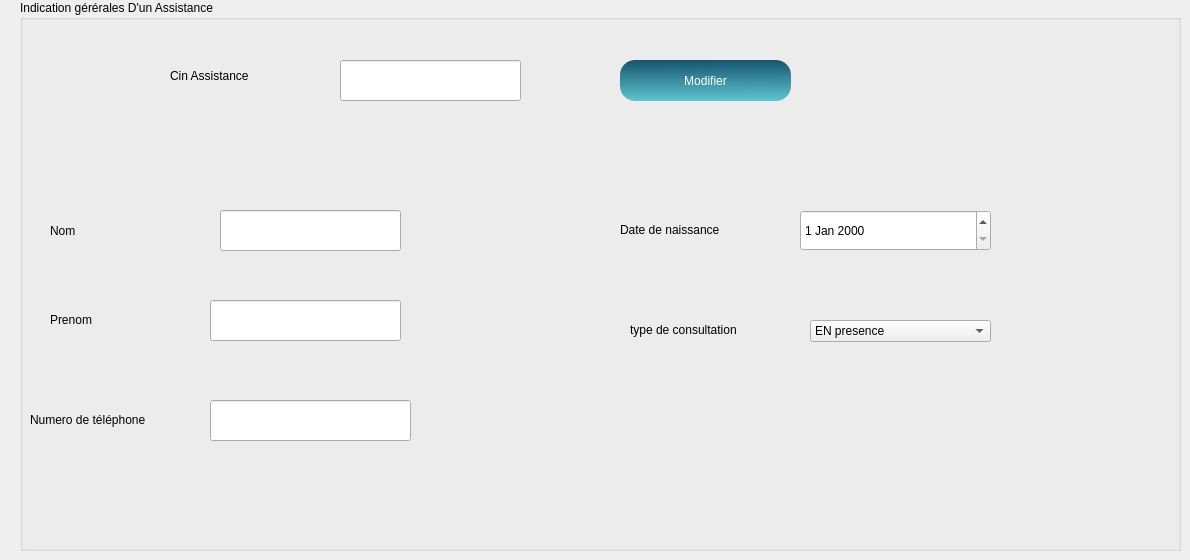
          <widget class="QWidget" name="tab_40">
           <attribute name="icon">
            <iconset resource="resource.qrc">
             <normaloff>:/image/img/edit.png</normaloff>:/image/img/edit.png</iconset>
           </attribute>
           <attribute name="title">
            <string>Modifier Un Assistance</string>
           </attribute>
           <widget class="QGroupBox" name="groupBox_48">
            <property name="geometry">
             <rect>
              <x>20</x>
              <y>0</y>
              <width>1161</width>
              <height>551</height>
             </rect>
            </property>
            <property name="title">
             <string>Indication gérérales D'un Assistance</string>
            </property>
            <widget class="QLabel" name="label_101">
             <property name="geometry">
              <rect>
               <x>150</x>
               <y>60</y>
               <width>121</width>
               <height>31</height>
              </rect>
             </property>
             <property name="text">
              <string>Cin Assistance</string>
             </property>
            </widget>
            <widget class="QLabel" name="LeNom_14">
             <property name="geometry">
              <rect>
               <x>30</x>
               <y>220</y>
               <width>91</width>
               <height>21</height>
              </rect>
             </property>
             <property name="text">
              <string>Nom</string>
             </property>
            </widget>
            <widget class="QLineEdit" name="le_cin_assis2">
             <property name="geometry">
              <rect>
               <x>320</x>
               <y>60</y>
               <width>181</width>
               <height>41</height>
              </rect>
             </property>
            </widget>
            <widget class="QLineEdit" name="le_nom_assis2">
             <property name="geometry">
              <rect>
               <x>200</x>
               <y>210</y>
               <width>181</width>
               <height>41</height>
              </rect>
             </property>
            </widget>
            <widget class="QLineEdit" name="le_numero2_2">
             <property name="geometry">
              <rect>
               <x>190</x>
               <y>400</y>
               <width>201</width>
               <height>41</height>
              </rect>
             </property>
            </widget>
            <widget class="QLineEdit" name="le_prenom_assis2">
             <property name="geometry">
              <rect>
               <x>190</x>
               <y>300</y>
               <width>191</width>
               <height>41</height>
              </rect>
             </property>
            </widget>
            <widget class="QLabel" name="label_198">
             <property name="geometry">
              <rect>
               <x>30</x>
               <y>310</y>
               <width>51</width>
               <height>20</height>
              </rect>
             </property>
             <property name="text">
              <string>Prenom</string>
             </property>
            </widget>
            <widget class="QDateEdit" name="le_date2">
             <property name="geometry">
              <rect>
               <x>780</x>
               <y>210</y>
               <width>191</width>
               <height>41</height>
              </rect>
             </property>
            </widget>
            <widget class="QLabel" name="label_199">
             <property name="geometry">
              <rect>
               <x>10</x>
               <y>410</y>
               <width>151</width>
               <height>20</height>
              </rect>
             </property>
             <property name="text">
              <string>Numero de téléphone</string>
             </property>
            </widget>
            <widget class="QLabel" name="label_200">
             <property name="geometry">
              <rect>
               <x>600</x>
               <y>220</y>
               <width>131</width>
               <height>20</height>
              </rect>
             </property>
             <property name="text">
              <string>Date de naissance</string>
             </property>
            </widget>
            <widget class="QComboBox" name="le_type_consultation2">
             <property name="geometry">
              <rect>
               <x>790</x>
               <y>320</y>
               <width>181</width>
               <height>22</height>
              </rect>
             </property>
             <item>
              <property name="text">
               <string>EN presence</string>
              </property>
             </item>
             <item>
              <property name="text">
               <string>A distance</string>
              </property>
             </item>
            </widget>
            <widget class="QLabel" name="label_201">
             <property name="geometry">
              <rect>
               <x>610</x>
               <y>320</y>
               <width>131</width>
               <height>20</height>
              </rect>
             </property>
             <property name="text">
              <string>type de consultation</string>
             </property>
            </widget>
            <widget class="QPushButton" name="pb_consultation_modifier">
             <property name="geometry">
              <rect>
               <x>600</x>
               <y>60</y>
               <width>171</width>
               <height>41</height>
              </rect>
             </property>
             <property name="styleSheet">
              <string notr="true">QPushButton
{
background : qlineargradient(spread:pad, x1:0.467, y1:0, x2:0.482, y2:1, stop:0 rgba(22, 85,110, 255), stop:1 rgba(95, 196, 208, 255));
border-radius:15px;
color:white;
}
QPushButton:hover
{
background:qlineargradient(spread:pad, x1:0.457286, y1:0.381, x2:0.508, y2:1, stop:0 rgba(95, 196, 208, 255), stop:1 rgba(22, 85,110, 255))
}</string>
             </property>
             <property name="text">
              <string>Modifier</string>
             </property>
             <property name="icon">
              <iconset resource="resource.qrc">
               <normaloff>:/image/img/icons8-edit-48.png</normaloff>:/image/img/icons8-edit-48.png</iconset>
             </property>
             <property name="iconSize">
              <size>
               <width>30</width>
               <height>30</height>
              </size>
             </property>
            </widget>
           </widget>
          </widget>
